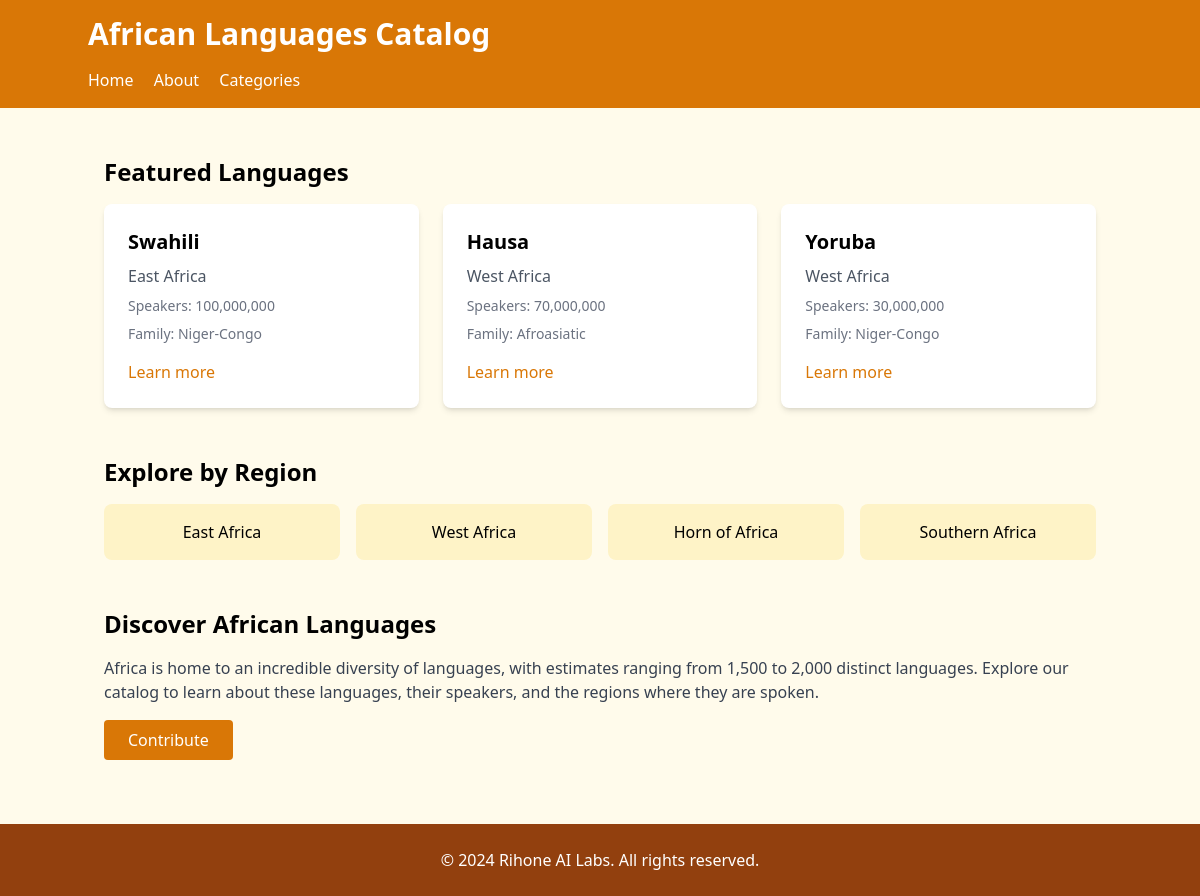
The page / on the database its author committed.
### application.py (models this page shows, shortened)
class CatalogItem(db.Model):
    id = db.Column(db.Integer, primary_key=True)
    name = db.Column(db.String(100), nullable=False)  # Language name
    category = db.Column(db.String(50), nullable=False)  # Region where it's spoken
    speakers = db.Column(db.Integer)  # Number of speakers
    countries = db.Column(db.String(200))  # Countries where it's spoken
    language_family = db.Column(db.String(100))  # e.g., Niger-Congo, Afroasiatic
    writing_system = db.Column(db.String(100))  # e.g., Latin, Arabic, Ge'ez
    iso_code = db.Column(db.String(3))  # ISO 639-3 code
    created_at = db.Column(db.DateTime, default=datetime.utcnow)

### application.py (the view)
@app.route("/")
def view_index():
    featured_languages = CatalogItem.query.limit(3).all()
    categories = CatalogItem.query.with_entities(CatalogItem.category).distinct().all()
    categories = [category[0] for category in categories]
    return render_template("index.html", featured_languages=featured_languages, categories=categories)

### application.py (called while the page is built)
@app.template_filter("format_number")
def format_number(value):
    return f"{value:,}"

### templates/index.html (shortened to what this page needs)
<!DOCTYPE html>
<html lang="en">
<head>
    <script src="https://cdn.tailwindcss.com"></script>
</head>
<body class="bg-amber-50 flex flex-col min-h-screen">
    <header class="bg-amber-600 text-white p-4">
        <div class="container mx-auto">
            <h1 class="text-3xl font-bold">African Languages Catalog</h1>
            <nav class="mt-4">
                <a href="/" class="mr-4 hover:underline">Home</a>
                <a href="/about" class="mr-4 hover:underline">About</a>
                <a href="#categories" class="hover:underline">Categories</a>
            </nav>
        </div>
    </header>
    <main class="container mx-auto mt-8 p-4 flex-1">
        <section class="mb-12">
            <h2 class="text-2xl font-semibold mb-4">Featured Languages</h2>
            <div class="grid grid-cols-1 md:grid-cols-3 gap-6">
                {% for language in featured_languages %}
                <div class="bg-white rounded-lg shadow-md overflow-hidden">
                    <div class="p-6">
                        <h3 class="font-bold text-xl mb-2">{{ language.name }}</h3>
                        <p class="text-gray-600 mb-2">{{ language.category }}</p>
                        <p class="text-sm text-gray-500 mb-2">Speakers: {{ language.speakers | format_number }}</p>
                        <p class="text-sm text-gray-500 mb-4">Family: {{ language.language_family }}</p>
                        <a href="{{ url_for('view_language', language_id=language.id) }}"
                            class="text-amber-600 hover:underline">Learn more</a>
                    </div>
                </div>
                {% endfor %}
            </div>
        </section>
        <section id="categories" class="mb-12">
            <h2 class="text-2xl font-semibold mb-4">Explore by Region</h2>
            <div class="grid grid-cols-2 md:grid-cols-3 lg:grid-cols-4 gap-4">
                {% for category in categories %}
                <a href="{{ url_for('view_category', category=category) }}"
                    class="bg-amber-100 rounded-lg p-4 text-center hover:bg-amber-200 transition duration-300">
                    {{ category }}
                </a>
                {% endfor %}
            </div>
        </section>
        <section>
            <h2 class="text-2xl font-semibold mb-4">Discover African Languages</h2>
            <p class="text-gray-700 mb-4">
                Africa is home to an incredible diversity of languages, with estimates ranging from 1,500 to 2,000
                distinct languages.
                Explore our catalog to learn about these languages, their speakers, and the regions where they are
                spoken.
            </p>
            <a href="/contribute"
                class="inline-block bg-amber-600 text-white px-6 py-2 rounded hover:bg-amber-700 transition duration-300">Contribute</a>
        </section>
    </main>
    <footer class="bg-amber-800 text-white mt-12 py-6">
        <div class="container mx-auto text-center">
            <p>&copy; 2024 Rihone AI Labs. All rights reserved.</p>
        </div>
    </footer>
</body>
</html>

### rows shown on the page
CatalogItem: name "Swahili", category "East Africa", speakers "100,000,000", language_family "Niger-Congo"
CatalogItem: name "Hausa", category "West Africa", speakers "70,000,000", language_family "Afroasiatic"
CatalogItem: name "Yoruba", category "West Africa", speakers "30,000,000", language_family "Niger-Congo"

### other values the page prints
{{ category }} "East Africa" "West Africa" "Horn of Africa" "Southern Africa"
